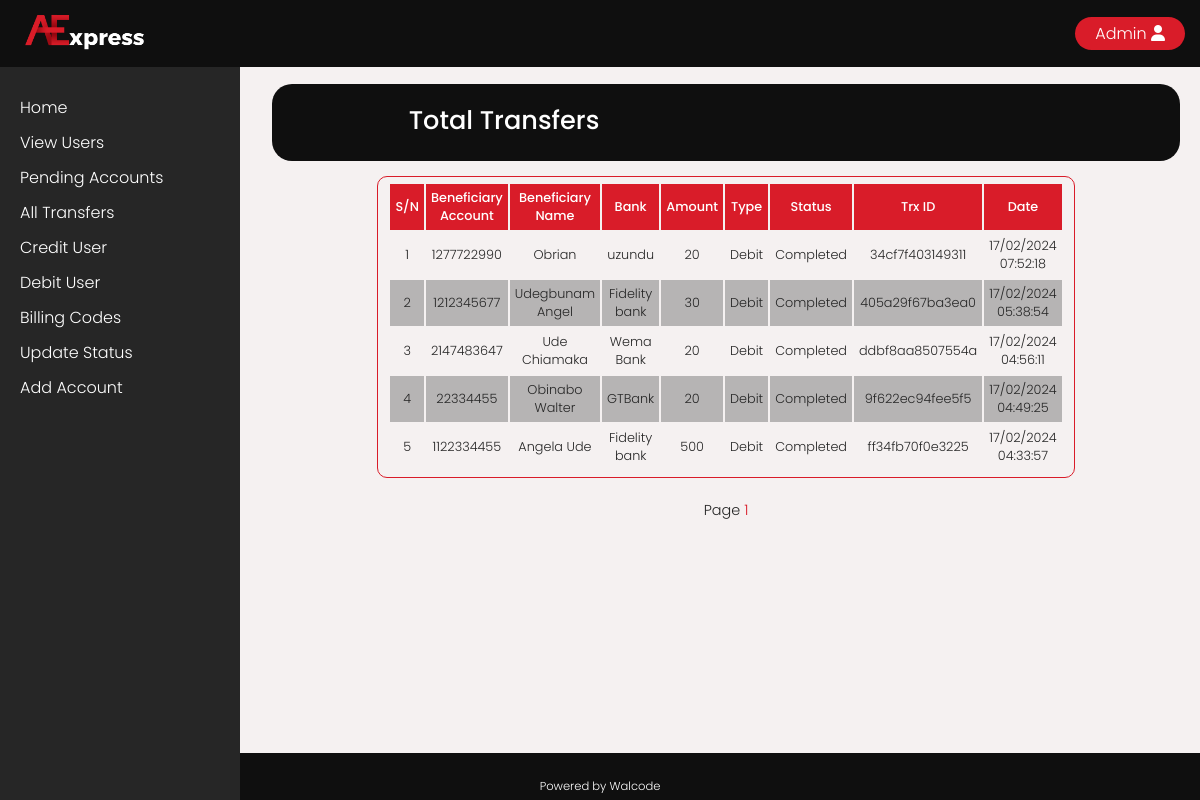
The app's page /admin/transfers.php (signed in) with its own data.
### tables this page shows
CREATE TABLE `transfer` (
  `id` int(11) NOT NULL,
  `acct_id` int(11) NOT NULL,
  `acct_number` int(11) NOT NULL,
  `acct_name` varchar(225) NOT NULL,
  `bank` varchar(225) NOT NULL,
  `amount` int(11) NOT NULL,
  `rout_no` varchar(100) NOT NULL,
  `type` varchar(225) NOT NULL,
  `status` varchar(225) NOT NULL,
  `trx_id` varchar(225) NOT NULL,
  `date` varchar(225) NOT NULL
);

### admin/includes/count.inc.php (called while the page is built, shortened)
<?php
$qTrans = "SELECT * FROM transfer";
$stmtTrans = mysqli_prepare($con, $qTrans);
mysqli_stmt_execute($stmtTrans);
$rTrans = mysqli_stmt_get_result($stmtTrans);
$transNumRows = mysqli_num_rows($rTrans);
?>

### admin/transfers.php (the view, shortened to what this page needs)
<?php
include_once "../config/dbconfig.php";
include_once "includes/count.inc.php";
    include "includes/head.php";
?>
<div class="admin-section">
    <div class="balance" style="background: var(--dark-black);">
        <div class="left">
            <p><span class="bold-amount">Total Transfers</span></p>
        </div>
        <div class="right">
        </div>
    </div>
    <?php
        $limit = 10;
        $page = isset($_GET['page']) ? $_GET['page'] : 1;
        $offset = ($page - 1) * $limit;
        $qTrans .= " ORDER BY date DESC LIMIT $limit OFFSET $offset";
        $stmtTrans = mysqli_prepare($con, $qTrans);
        mysqli_stmt_execute($stmtTrans);
        $result = mysqli_stmt_get_result($stmtTrans);
        $numRows = mysqli_num_rows($result);
        if($numRows > 0){
            echo'
                <div class="table-container">
                    <table>
                        <tr>
                            <th>S/N</th>
                            <th>Beneficiary Account</th>
                            <th>Beneficiary Name</th>
                            <th>Bank</th>
                            <th>Amount</th>
                            <th>Type</th>
                            <th>Status</th>
                            <th>Trx ID</th>
                            <th>Date</th>
                        </tr>';
                        $sn = 1;
                        while($row2 = mysqli_fetch_array($result)){
                            echo '<tr>
                                <td>'.$sn.'</td>
                                <td>'.$row2['acct_number'].'</td>
                                <td>'.$row2['acct_name'].'</td>
                                <td>'.$row2['bank'].'</td>
                                <td>'.$row2['amount'].'</td>
                                <td>'.$row2['type'].'</td>
                                <td>'.$row2['status'].'</td>
                                <td>'.$row2['trx_id'].'</td>
                                <td>'.$row2['date'].'</td>
                                </tr>
                                ';
                            $sn++;
                        }
                    echo '</table>
                    </div>';
            $totalPages = ceil($transNumRows / $limit);
            echo '<p style="border: none; text-align: center;">Page ';
                    for($i = 1; $i <= $totalPages; $i++){
                        echo '<a href="?page=' . $i . '">' . $i . '  </a>';
                    }
            echo '</p>';
        }else{
            echo '<div class="history">
                            <div class="left">
                                <h4>No Pending Account...</h4>
                            </div>
                        <div>';
        }
    ?>
</div>
<?php include "includes/foot.php"; ?>

### assets/css/main.css (style rules this page uses)
* { box-sizing: border-box; margin: 0; padding: 0; }
:root { --white-color: rgb(255, 255, 255); --blue-color: rgb(37, 72, 175); --blue-dim-color: rgb(16, 48, 143); --red-color: rgb(217, 28, 41); --red-dim-color: rgb(175, 8, 19); --bg-grey: rgb(245, 241, 241); --black-color: rgb(38, 38, 38); --opacity-black: rgba(0, 0, 0, 0.726); --dark-black: rgb(15, 15, 15); --dark-grey: rgb(182, 180, 180); --green-color: rgb(1, 243, 102); }
body { font-family: Poppins, Georgia, 'Times New Roman', Times, serif; background-color: var(--bg-grey); color: var(--black-color); margin: 0 auto; padding: 0 ; width: 100%; position: relative; }
p { font-size: 0.9em; color: var(--black-color); margin: 5px auto; line-height: 180%; }
a { color: var(--red-color); text-decoration: none; }
.admin-section { margin: 7% auto 10% 21%; padding: 0 20px; max-width: 950px; }
.balance { width: 100%; background: var(--red-color); border-radius: 20px; display: flex; justify-content: center; flex-flow: row nowrap; color: var(--white-color); padding: 20px 10px; text-align: center; }
.balance p { font-size: 0.8em; color: var(--white-color); }
.balance .left { flex: 1; text-align: center; align-self: stretch; margin: 0 auto; }
.balance .right { flex: 1; text-align: center; align-self: stretch; margin: 0 auto; }
.bold-amount { font-size: 2em; font-weight: bold; }
.table-container { overflow-x: auto; }
table { border-collapse: separate; width: 75%; border-radius: 10px; border: 1px solid var(--red-color); margin: 15px auto; padding: 5px 10px; }
tr:nth-of-type(odd) { background: var(--dark-grey); }
tr:nth-of-type(even) { background: var(--bg-grey); }
th { font-weight: bold; font-size: 0.8em; background: var(--red-color); color: var(--white-color); padding: 5px; text-align: center; }
td { text-align: center; padding: 5px; font-size: 0.8em }

### records on screen
transfer: acct_number "1277722990", acct_name "Obrian", bank "uzundu", amount "20", type "Debit", status "Completed", trx "34cf7f403149311", date "17/02/2024 07:52:18"
transfer: acct_number "1212345677", acct_name "Udegbunam Angel", bank "Fidelity bank", amount "30", type "Debit", status "Completed", trx "405a29f67ba3ea0", date "17/02/2024 05:38:54"
transfer: acct_number "2147483647", acct_name "Ude Chiamaka", bank "Wema Bank", amount "20", type "Debit", status "Completed", trx "ddbf8aa8507554a", date "17/02/2024 04:56:11"
transfer: acct_number "22334455", acct_name "Obinabo Walter", bank "GTBank", amount "20", type "Debit", status "Completed", trx "9f622ec94fee5f5", date "17/02/2024 04:49:25"
transfer: acct_number "1122334455", acct_name "Angela Ude", bank "Fidelity bank", amount "500", type "Debit", status "Completed", trx "ff34fb70f0e3225", date "17/02/2024 04:33:57"
